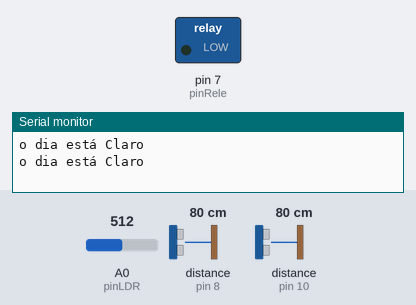
This sketch was run on a simulated Arduino Uno, built with avr-gcc and run on an emulated ATmega328P. Shown: switched loads named in the sketch (green lamp = pin HIGH), the last lines printed to the serial monitor. The inputs (shaded band) are chosen by the test bench; at power-on: A0 (pinLDR) = 512, distance to the obstacle (sensors on pin 8, pin 10) 80 cm. The echo pulse lasts 58.3 µs per cm.

Above: at 5.8 s.
5.9 s: A0 (pinLDR) set to 481
At 10.6 s:
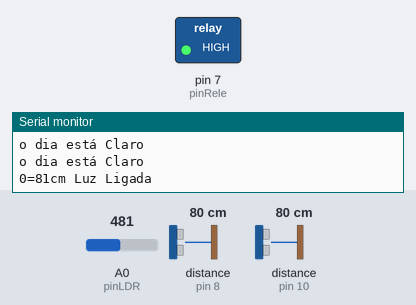
Timing chart, 0 to 12.1 s (numbered marks = the images above; inputs shaded):
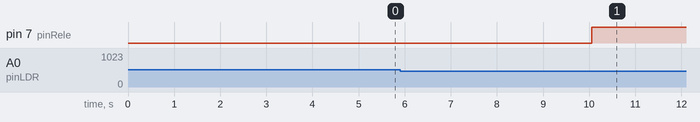

The sketch:

Sensor_Movimento_Luz.ino
```cpp
// Sensor de Movimento para acionar Luz

// Vinicius N. Romero
// viniciusdename@hotmail.com
// 10/08/2021
// Itirapina/sp


#include <NewPing.h>

#define SONAR_NUM 2      // Numeros de Sensores
#define MAX_DISTANCE 200 // Distancia maxima para detecção
int distancia = 0;
const int pinRele = 7;
const int pinLDR = A0;
int leitura = 0;

NewPing sonar[SONAR_NUM] = {   // Sensor object array.
  NewPing(9, 8, MAX_DISTANCE), // Pino Trigger,  Pino Echo e Maxima Distancia para cada Sensor
  NewPing(11, 10, MAX_DISTANCE)
  };

void setup() {
  Serial.begin(9600); // Abrir o Monitor Serial em 9600, para verificar os registros dos sensores
  pinMode(pinRele, OUTPUT);
  pinMode(pinLDR, INPUT);
}

void loop() {
  leitura = analogRead(pinLDR);
  if (leitura < 500){ // Verificando a lumioniosidade do ambiente
  for (uint8_t i = 0; i < SONAR_NUM; i++) { // Loop para cada sensor, e registrar seus resultados
    delay(50); // Espera 50ms entre os pings (cerca de 20 pings/sec). 29ms deve ser o minimo para entre cada ping.
    distancia = (sonar[i].ping_cm());

    if (distancia != 0){
    Serial.print(i);
    Serial.print("=");
    Serial.print(distancia);
    Serial.print("cm ");
    if (pinRele != HIGH){
     Serial.print ("Luz Ligada");
     digitalWrite(pinRele, HIGH);
    }
    delay (5000);
    }
    else{
      Serial.print("Luz Apagada!");
      digitalWrite(pinRele, LOW);
    }
  }
  }
  else{
    Serial.print("o dia está Claro");
    delay(5000);
    }
  Serial.println();
}
```

Measured:
- the behaviour switches between 500 and 499 on A0 (pinLDR) (found by bisection; images 0 and 1)
- after the input at 5.9 s, pin 7 (pinRele): LOW → HIGH after 4.2 s
